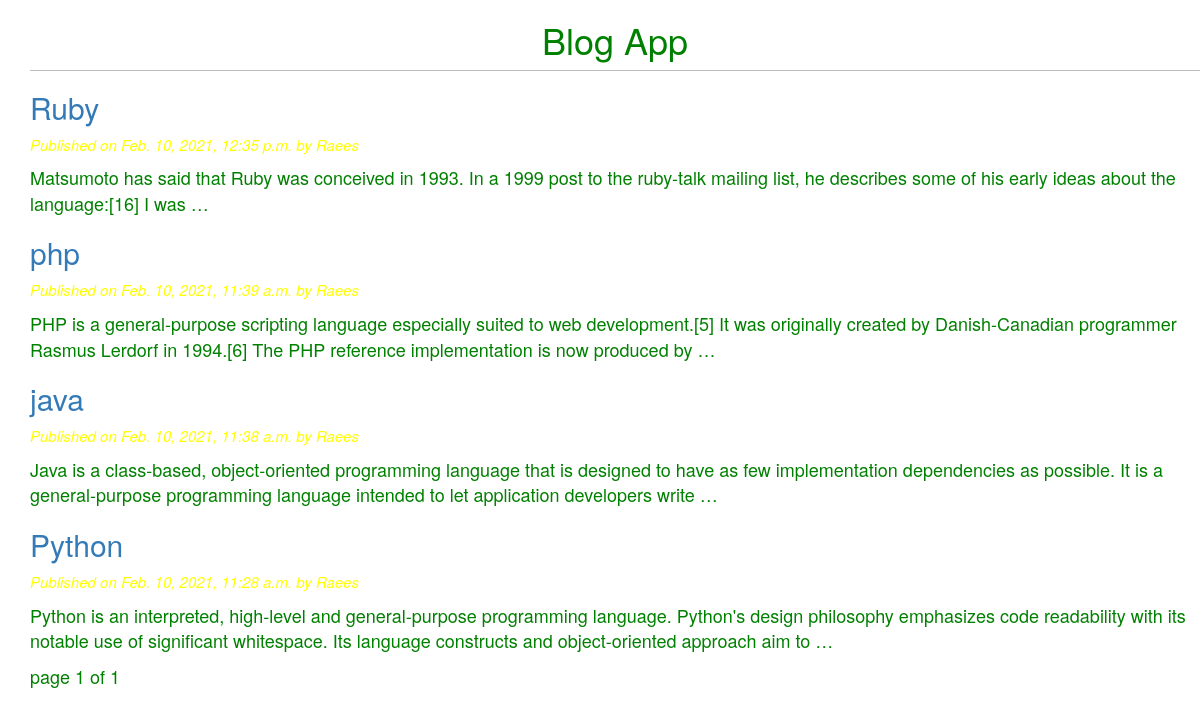
The page / on the database its author committed.
### blog/models.py (models this page shows, shortened)
class Post(models.Model):
    STATUS_CHOICES=(('draft','Draft'),('published','Published'))
    title=models.CharField(max_length=264)
    slug=models.SlugField(max_length=264,unique_for_date='publish')
    author=models.ForeignKey(User,related_name='blog_posts')
    body=models.TextField()
    publish=models.DateTimeField(default=timezone.now)
    created=models.DateTimeField(auto_now_add=True)#datetime of create() action
    updated=models.DateTimeField(auto_now=True)#datetme of save() action
    status=models.CharField(max_length=10,choices=STATUS_CHOICES,default='draft')
    objects=CustomManager()
    class Meta:
        ordering=('-publish',)
    def get_absolute_url(self):
        return reverse('post_detail',args=[self.publish.year,
        self.publish.strftime('%m'),self.publish.strftime('%d'),self.slug])

### blog/views.py (the view)
# urls.py: url(r'^$', views.post_list_view),
def post_list_view(request):
     post_list=Post.objects.all()
     paginator=Paginator(post_list,4)
     page_number=request.GET.get('page')
     try:
         post_list=paginator.page(page_number)
     except PageNotAnInteger:
         post_list=paginator.page(1)
     except EmptyPage:
         post_list=paginator.page(paginator.num_pages)
     return render(request,'blog/post_list.html',{'post_list':post_list})

### blog/models.py (called while the page is built)
 def get_queryset(self):
     return super().get_queryset().filter(status='published')

### templates/blog/post_list.html (shortened to what this page needs)
<!DOCTYPE html>
 {%extends 'blog/base.html'%}
 {%block content%}
 <h1>Blog App</h1>
 {%for post in post_list %}
 <h2> <a href="{{post.get_absolute_url}}">{{post.title}}</a> </h2>
 <p id='date'>Published on {{post.publish}} by {{post.author|title}}</p>
 <p id='b'>{{post.body|truncatewords:30|linebreaks}} </p>
 {%endfor%}
 {% include 'blog/pagination.html' with page=post_list%}
 {%endblock%}

### templates/blog/base.html (shortened to what this page needs)
<!DOCTYPE html>
 {%load staticfiles%}
 <html lang="en" dir="ltr">
 <head>
 <link rel="stylesheet" href="https://maxcdn.bootstrapcdn.com/bootstrap/3.3.7
/css/bootstrap.min.css" integrity="sha384-
BVYiiSIFeK1dGmJRAkycuHAHRg32OmUcww7on3RYdg4Va+PmSTsz/K68vbdEjh4u"
crossorigin="anonymous">
 <link rel="stylesheet" href="{% static "css/blog.css"%}">
 </head>
<body id="bg" style="background-image: url('{% static "images/blog1.jpg"%}')";>
 <div class="content">
 {%block content%}{%endblock%}
 </div>
 </body>
 </html>

### templates/blog/pagination.html (shortened to what this page needs)
<div class="paginator">
 <span class='current'>
 page {{page.number}} of {{page.paginator.num_pages}}
 </span>
 </div>

### static/css/blog.css (style rules this page uses)
#bg { background-size: 1800px 900px; background-repeat: no-repeat; background-position: top; background-attachment: fixed; }
.content { float:left; width: 100%; padding:0 0 0 30px; font-size: large; color: green; }
h1 { text-align: center; border-bottom: 1px solid #bbb; padding: 0 0 10px 0; }
h2 { text-shadow: white 0px 0px 10px; }
#date { color:yellow; font-size:15px; font-style: italic; }

### rows shown on the page
Post: title "Ruby", publish "Feb. 10, 2021, 12:35 p.m.", author "Raees", body "Matsumoto has said that Ruby was conceived in 1993. In a 1999 post to the ruby-talk mailing list, he describes some of his early ideas about the language:[16] I was …"
Post: title "php", publish "Feb. 10, 2021, 11:39 a.m.", author "Raees", body "PHP is a general-purpose scripting language especially suited to web development.[5] It was originally created by Danish-Canadian programmer Rasmus Lerdorf in 1994.[6] The PHP reference implementation is now produced by …"
Post: title "java", publish "Feb. 10, 2021, 11:38 a.m.", author "Raees", body "Java is a class-based, object-oriented programming language that is designed to have as few implementation dependencies as possible. It is a general-purpose programming language intended to let application developers write …"
Post: title "Python", publish "Feb. 10, 2021, 11:28 a.m.", author "Raees", body "Python is an interpreted, high-level and general-purpose programming language. Python's design philosophy emphasizes code readability with its notable use of significant whitespace. Its language constructs and object-oriented approach aim to …"

### other values the page prints
{{ page.number }} "1"
{{ page.paginator.num_pages }} "1"
